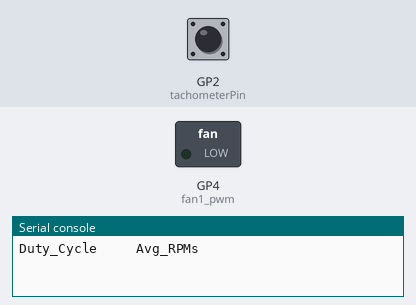
Recording of a program running on a simulated Raspberry Pi Pico running MicroPython. On the bench: switched loads named in the program (green lamp = pin HIGH), the last lines printed to the serial console. The inputs (shaded band) are chosen by the test bench; at power-on: GP2 (tachometerPin) HIGH.

Above: at 0.1 s.
At 44.1 s:
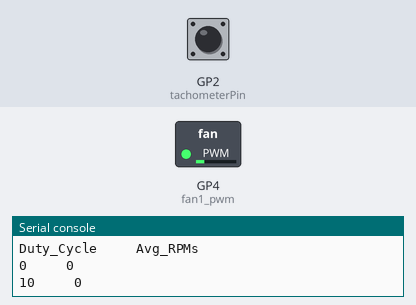
At 110.1 s:
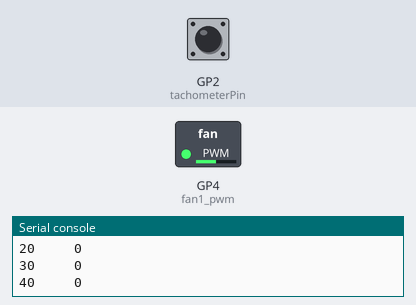
Timing chart, 0 to 111.6 s (numbered marks = the images above):
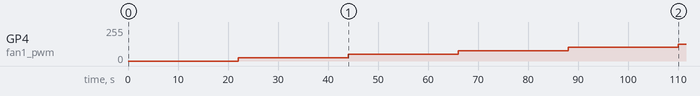

The program:

tachometer.py
```python
# import the require libraries
#from machine import Pin
import machine
import utime

# global variable
counter = 0

# constants
SAMPLING_TIME = 2 # ( in seconds )
                  # You may also ask the user to input sample time

# pin declaration
tachometerPin = machine.Pin(2, machine.Pin.IN, machine.Pin.PULL_UP)
#tachometerPin = Pin(15, Pin.IN, Pin.PULL_DOWN)
fan1_pwm = machine.PWM(machine.Pin(4))
fan1_pwm.freq(25000)
percent = 0
fan1_pwm.duty_u16(int(percent*65535/100))

# interrupt handler function
def tachometer(pin):# pin is default positional argument
    global counter
    counter += 1

# attach the interrupt to the tachometer Pin
#tachometerPin.irq(trigger = Pin.IRQ_RISING, handler = tachometer)
tachometerPin.irq(trigger = machine.Pin.IRQ_FALLING, handler = tachometer)

# main logic/ function of the program
while True:
    print("Duty_Cycle     Avg_RPMs")
    for percent in range(0,110,10):
        #print("Duty Cycle:", percent)
        fan1_pwm.duty_u16(int(percent*65535/100))
        utime.sleep(2)
        avgrpm = 0
        for t in range(0,10):
            counter = 0
            utime.sleep(SAMPLING_TIME)
            revolutions_per_minute = 60 * counter / (2 * SAMPLING_TIME)
            avgrpm += revolutions_per_minute
            #print("counter:",counter,"RPM:", revolutions_per_minute)
        #print("Duty_Cycle:",percent, "Avg_RPMs:",avgrpm/10)
        print("{}  {:4.0f}".format(percent, avgrpm/10))
    break
#    revolutions_per_minute = 60 * counter / (2 * SAMPLING_TIME)
#    print("tachometer value =", tachometerPin.value())
#    print("counter =",counter)
#    print("RPM : ", revolutions_per_minute )
    # reset the counter to zero
#    counter = 0
percent = 50
fan1_pwm.duty_u16(int(percent*65535/100))
```

Measured:
- by itself, GP4 (fan1_pwm): moves from 0/255 to 127/255 over 88.0 s
